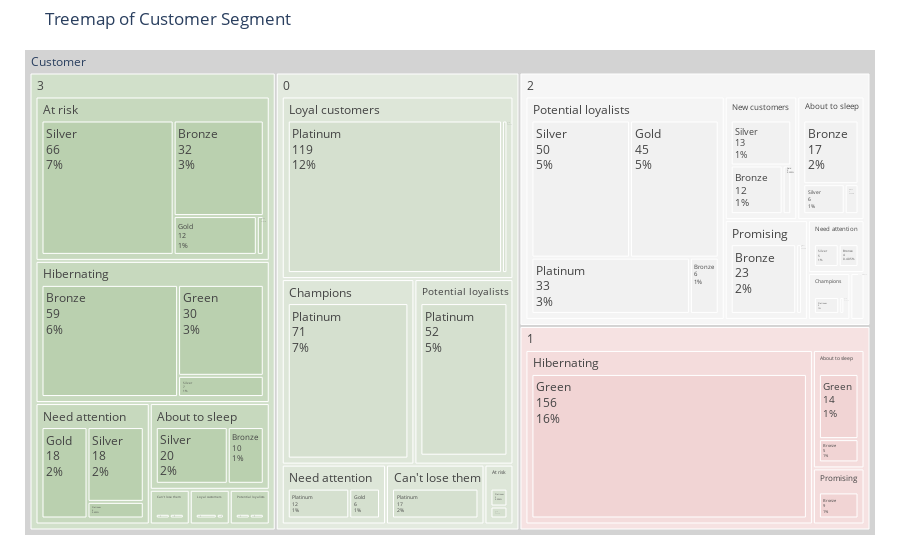

The notebook cell saved with this chart:
### Code cell
# Aggregate data by each customer
fig5 = rfm.groupby(['Cluster', 'Segment', 'Score']).agg({'Customer ID': lambda x: len(x)}).reset_index()

# Rename columns
fig5.rename(columns={'Customer ID': 'Count'}, inplace=True)
fig5['percent'] = (fig5['Count'] / fig5['Count'].sum()) * 100
fig5['percent'] = fig5['percent'].round(1)

fig5.head()
colors=['#bad0af','#d5e0cf','#f1f1f1','#f1d4d4'] #color palette
import plotly.express as px
fig = px.treemap(fig5, path=[px.Constant("Customer"), 'Cluster', 'Segment', 'Score'], values='Count'
                ,title="Treemap of Customer Segment")
fig.update_traces(root_color="lightgrey")
fig.update_layout(margin = dict(t=50, l=25, r=25, b=25))

fig.update_layout(
    treemapcolorway = colors, #defines the colors in the treemap
    margin = dict(t=50, l=25, r=25, b=25))

fig.data[0].textinfo = 'label+text+value+percent root'
fig.show()

### Figure 1 — Plotly figure (JSON) as saved in the notebook; plotly's stock layout.template omitted (floating-point values rounded to 4 significant figures)
{"data": [{"branchvalues": "total", "domain": {"x": [0, 1], "y": [0, 1]}, "hovertemplate": "labels=%{label}<br>Count=%{value}<br>parent=%{parent}<br>id=%{id}<extra></extra>", "ids": ["Customer/1/About to sleep/Bronze", "Customer/2/About to sleep/Bronze", "Customer/3/About to sleep/Bronze", "Customer/3/At risk/Bronze", "Customer/3/Hibernating/Bronze", "Customer/2/Need attention/Bronze", "Customer/2/New customers/Bronze", "Customer/2/Potential loyalists/Bronze", "Customer/1/Promising/Bronze", "Customer/2/Promising/Bronze", "Customer/0/At risk/Gold", "Customer/3/At risk/Gold", "Customer/3/Can't lose them/Gold", "Customer/2/Champions/Gold", "Customer/0/Loyal customers/Gold", "Customer/2/Loyal customers/Gold", "Customer/3/Loyal customers/Gold", "Customer/0/Need attention/Gold", "Customer/3/Need attention/Gold", "Customer/2/New customers/Gold", "Customer/0/Potential loyalists/Gold", "Customer/2/Potential loyalists/Gold", "Customer/3/Potential loyalists/Gold", "Customer/1/About to sleep/Green", "Customer/2/About to sleep/Green", "Customer/3/At risk/Green", "Customer/1/Hibernating/Green", "Customer/3/Hibernating/Green", "Customer/0/At risk/Platinum", "Customer/0/Can't lose them/Platinum", "Customer/3/Can't lose them/Platinum", "Customer/0/Champions/Platinum", "Customer/2/Champions/Platinum", "Customer/0/Loyal customers/Platinum", "Customer/0/Need attention/Platinum", "Customer/3/Need attention/Platinum", "Customer/0/Potential loyalists/Platinum", "Customer/2/Potential loyalists/Platinum", "Customer/3/Potential loyalists/Platinum", "Customer/2/About to sleep/Silver", "Customer/3/About to sleep/Silver", "Customer/3/At risk/Silver", "Customer/3/Hibernating/Silver", "Customer/3/Loyal customers/Silver", "Customer/2/Need attention/Silver", "Customer/3/Need attention/Silver", "Customer/2/New customers/Silver", "Customer/2/Potential loyalists/Silver", "Customer/2/Promising/Silver", "Customer/1/About to sleep", "Customer/2/About to sleep", "Customer/3/About to sleep", "Customer/0/At risk", "Customer/3/At risk", "Customer/0/Can't lose them", "Customer/3/Can't lose them", "Customer/0/Champions", "Customer/2/Champions", "Customer/1/Hibernating", "Customer/3/Hibernating", "Customer/0/Loyal customers", "Customer/2/Loyal customers", "Customer/3/Loyal customers", "Customer/0/Need attention", "Customer/2/Need attention", "Customer/3/Need attention", "Customer/2/New customers", "Customer/0/Potential loyalists", "Customer/2/Potential loyalists", "Customer/3/Potential loyalists", "Customer/1/Promising", "Customer/2/Promising", "Customer/0", "Customer/1", "Customer/2", "Customer/3", "Customer"], "labels": ["Bronze", "Bronze", "Bronze", "Bronze", "Bronze", "Bronze", "Bronze", "Bronze", "Bronze", "Bronze", "Gold", "Gold", "Gold", "Gold", "Gold", "Gold", "Gold", "Gold", "Gold", "Gold", "Gold", "Gold", "Gold", "Green", "Green", "Green", "Green", "Green", "Platinum", "Platinum", "Platinum", "Platinum", "Platinum", "Platinum", "Platinum", "Platinum", "Platinum", "Platinum", "Platinum", "Silver", "Silver", "Silver", "Silver", "Silver", "Silver", "Silver", "Silver", "Silver", "Silver", "About to sleep", "About to sleep", "About to sleep", "At risk", "At risk", "Can't lose them", "Can't lose them", "Champions", "Champions", "Hibernating", "Hibernating", "Loyal customers", "Loyal customers", "Loyal customers", "Need attention", "Need attention", "Need attention", "New customers", "Potential loyalists", "Potential loyalists", "Potential loyalists", "Promising", "Promising", "0", "1", "2", "3", "Customer"], "name": "", "parents": ["Customer/1/About to sleep", "Customer/2/About to sleep", "Customer/3/About to sleep", "Customer/3/At risk", "Customer/3/Hibernating", "Customer/2/Need attention", "Customer/2/New customers", "Customer/2/Potential loyalists", "Customer/1/Promising", "Customer/2/Promising", "Customer/0/At risk", "Customer/3/At risk", "Customer/3/Can't lose them", "Customer/2/Champions", "Customer/0/Loyal customers", "Customer/2/Loyal customers", "Customer/3/Loyal customers", "Customer/0/Need attention", "Customer/3/Need attention", "Customer/2/New customers", "Customer/0/Potential loyalists", "Customer/2/Potential loyalists", "Customer/3/Potential loyalists", "Customer/1/About to sleep", "Customer/2/About to sleep", "Customer/3/At risk", "Customer/1/Hibernating", "Customer/3/Hibernating", "Customer/0/At risk", "Customer/0/Can't lose them", "Customer/3/Can't lose them", "Customer/0/Champions", "Customer/2/Champions", "Customer/0/Loyal customers", "Customer/0/Need attention", "Customer/3/Need attention", "Customer/0/Potential loyalists", "Customer/2/Potential loyalists", "Customer/3/Potential loyalists", "Customer/2/About to sleep", "Customer/3/About to sleep", "Customer/3/At risk", "Customer/3/Hibernating", "Customer/3/Loyal customers", "Customer/2/Need attention", "Customer/3/Need attention", "Customer/2/New customers", "Customer/2/Potential loyalists", "Customer/2/Promising", "Customer/1", "Customer/2", "Customer/3", "Customer/0", "Customer/3", "Customer/0", "Customer/3", "Customer/0", "Customer/2", "Customer/1", "Customer/3", "Customer/0", "Customer/2", "Customer/3", "Customer/0", "Customer/2", "Customer/3", "Customer/2", "Customer/0", "Customer/2", "Customer/3", "Customer/1", "Customer/2", "Customer", "Customer", "Customer", "Customer", ""], "values": [5, 17, 10, 32, 59, 4, 12, 6, 9, 23, 2, 12, 2, 1, 3, 2, 3, 6, 18, 2, 1, 45, 2, 14, 2, 1, 156, 30, 3, 17, 2, 71, 5, 119, 12, 4, 52, 33, 2, 6, 20, 66, 7, 1, 5, 18, 13, 50, 2, 19, 25, 30, 5, 111, 17, 4, 71, 6, 156, 96, 122, 2, 4, 18, 9, 40, 27, 53, 134, 4, 9, 25, 286, 184, 228, 289, 987], "type": "treemap", "root": {"color": "lightgrey"}, "textinfo": "label+text+value+percent root"}], "layout": {"legend": {"tracegroupgap": 0}, "title": {"text": "Treemap of Customer Segment"}, "margin": {"t": 50, "l": 25, "r": 25, "b": 25}, "treemapcolorway": ["#bad0af", "#d5e0cf", "#f1f1f1", "#f1d4d4"]}}
